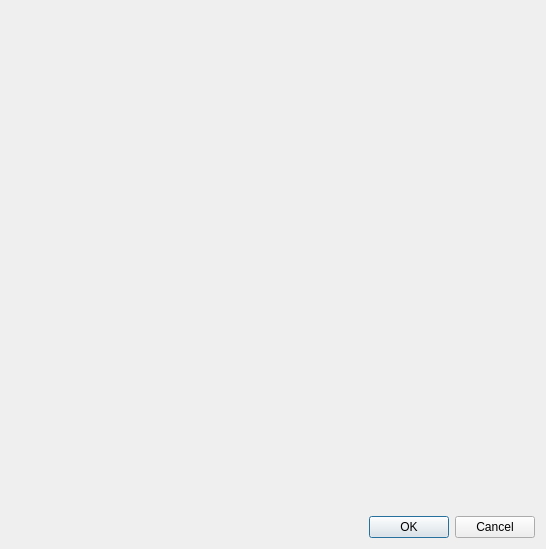
<?xml version="1.0" encoding="UTF-8"?>
<ui version="4.0">
 <class>Dialog</class>
 <widget class="QDialog" name="Dialog">
  <property name="geometry">
   <rect>
    <x>0</x>
    <y>0</y>
    <width>546</width>
    <height>549</height>
   </rect>
  </property>
  <property name="windowTitle">
   <string/>
  </property>
  <property name="windowIcon">
   <iconset>
    <normaloff>../graphics/ditz_gui_icon.png</normaloff>../graphics/ditz_gui_icon.png</iconset>
  </property>
  <layout class="QVBoxLayout" name="verticalLayout">
   <item>
    <widget class="QWidget" name="widgetForm" native="true"/>
   </item>
   <item>
    <widget class="QDialogButtonBox" name="buttonBox">
     <property name="orientation">
      <enum>Qt::Horizontal</enum>
     </property>
     <property name="standardButtons">
      <set>QDialogButtonBox::Cancel|QDialogButtonBox::Ok</set>
     </property>
    </widget>
   </item>
  </layout>
 </widget>
 <resources/>
 <connections>
  <connection>
   <sender>buttonBox</sender>
   <signal>accepted()</signal>
   <receiver>Dialog</receiver>
   <slot>accept()</slot>
   <hints>
    <hint type="sourcelabel">
     <x>248</x>
     <y>254</y>
    </hint>
    <hint type="destinationlabel">
     <x>157</x>
     <y>274</y>
    </hint>
   </hints>
  </connection>
  <connection>
   <sender>buttonBox</sender>
   <signal>rejected()</signal>
   <receiver>Dialog</receiver>
   <slot>reject()</slot>
   <hints>
    <hint type="sourcelabel">
     <x>316</x>
     <y>260</y>
    </hint>
    <hint type="destinationlabel">
     <x>286</x>
     <y>274</y>
    </hint>
   </hints>
  </connection>
 </connections>
</ui>
